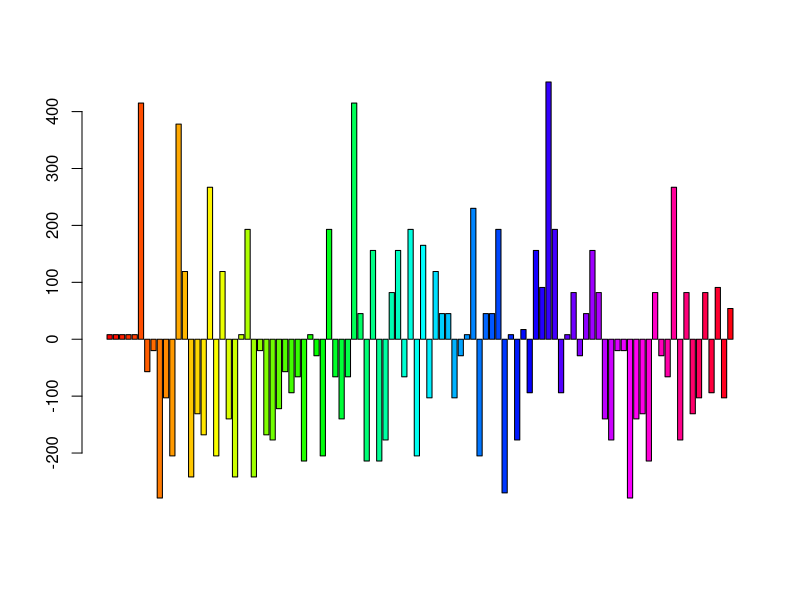

Write the R code that produced this figure.
## ---- chunk 1
knitr::opts_chunk$set(xecho = TRUE)
## ---- chunk 2

#require(stats) # for lowess, rpois, rnorm

ptm1 <- proc.time()


# spin a fair roulette from class
spin_roulette = function( pockets = c("00", 0:36)){
    n <- length(pockets)
  draw_pocket <- sample(n,1)
  spin <- pockets[draw_pocket]
  return(spin)
}




starting_seed_number <- 1 # tested with 73425, 176243, 983651, 1, 0, -1, -87325,     >> as.integer("STAT297") fails! <<
runs <- 100 # how many iterations of the for loop

# we store the result of each pass through here
run_throughs <- vector(mode = "integer", length = runs)


# here is the main loop through
for(y in starting_seed_number:((starting_seed_number + runs)-1)){

set.seed(y)
  
  
how_many_days <- 4
winnings <- vector(mode = "integer", length = how_many_days)
time_to_win  <- vector(mode = "integer", length = how_many_days)
time_to_loose  <- vector(mode = "integer", length = how_many_days)



          #############################v TOTAL TRIP LOOP v#############################

        for(b in 1:how_many_days){
        
        bets <- c("1", 2:36)
        player_wins <- 0
        player_money <- 100
        bet_amount <- 10
        walk_away <- 10^4
        house_wins <- 0
        number_of_games <- 10^2
        games_played <- 0
        games <- vector(mode = "integer", length = number_of_games)#matrix(NaN, (number_of_games+1)*2, 2, byrow=TRUE)
        #colnames(games) <- c("game_number", "player_money")
        #games[1] = 0
        
        
          #############################v DAY LOOP v#############################
                        
                        for(i in 1:number_of_games){
                          
                         
                          
                                    if(player_money > 0 & player_money < walk_away){
                                     games_played = games_played + 1  
                                    bet <- "11" # bets[sample(length(bets),1)] 
                                    spin_result <- spin_roulette()
                                    
                                      if(player_money-bet_amount<0){
                                        bet_amount = player_money
                                      }
                                            if(bet == spin_result){
                                              #cat("player wins! bet=",bet,", spin result =",spin_result,"\n")
                                              player_wins = player_wins + 1
                                              player_money = player_money + bet_amount*36
                                              bet_amount = 1
                                               #games[i+1] = player_money
                                            }else{
                                              # cat("house wins! bet=",bet,", spin result =",spin_result,"\n")
                                              house_wins = house_wins + 1
                                               player_money = player_money - bet_amount
                                               bet_amount = 1#bet_amount + 1
                                               # games[i+1] = player_money
                                            }
                                    
                                    
                                    }else{
                                      #cat(games_played,player_money,"\n")
                                    } # end if 
                         games[i] = player_money
                         if(player_money > 0){
                           time_to_win[b] = games_played
                         }else{
                           time_to_loose[b] = games_played
                         }
                        
                         #cat("i =",i,player_money,"\n")
                         
                        } # end i loop
        
        #############################^ DAY LOOP ^#############################
        
        
        
        #tail(games)
        #barplot(games)
        winnings[b] = player_money - 100
         
        } # end b loop

          #############################v TOTAL TRIP LOOP v#############################


#winnings
#sum(winnings)
daily_winnings <- sum(winnings)

up_or_down <-cumsum(winnings)
up_or_down[which.min(up_or_down)]
up_or_down[which.max(up_or_down)]


# cat("after",how_many_days,"days in vegas playing",number_of_games,"games/day, we won",daily_winnings,"\n")

vector_index <- y-starting_seed_number+1 # this is to change the start point to any number other than one
#cat("seed(",y,")",daily_winnings,"  vector index =",vector_index,"\n")


#winnings
#time_to_win
#time_to_loose

#print("trip winnings")
#barplot(up_or_down)
 #lines(lowess(up_or_down))
 
 #barplot(up_or_down)
 
run_throughs[vector_index] <-  daily_winnings 
 
}

max_seed <- which.max(run_throughs) + starting_seed_number - 1
min_seed <- which.min(run_throughs) + starting_seed_number - 1


cat("max and min values between",starting_seed_number,"and",starting_seed_number+runs-1,":")
cat("using seed(",max_seed,") gives us a maximum value of",run_throughs[which.max(run_throughs)])
cat("using seed(",min_seed,") gives us a minimum value of",run_throughs[which.min(run_throughs)])


barplot(run_throughs, col = rainbow(length(run_throughs)))

#barplot(run_throughs, col = cm.colors(length(run_throughs), alpha = 1))

mean(run_throughs)


 proc.time() - ptm1

